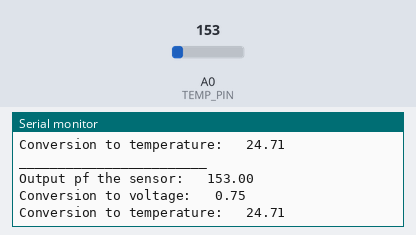
This sketch was run on a simulated Arduino Uno, built with avr-gcc and run on an emulated ATmega328P. On the bench: the last lines printed to the serial monitor. The inputs (shaded band) are chosen by the test bench; at power-on: A0 (TEMP_PIN) = 153.

Above: at 1.8 s.
1.9 s: A0 (TEMP_PIN) set to 165
At 3.0 s:
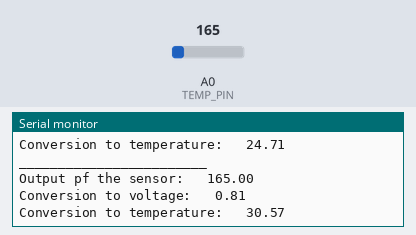
3.4 s: A0 (TEMP_PIN) set to 175
At 5.1 s:
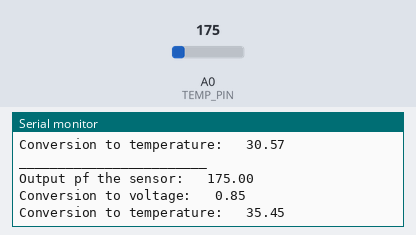
Timing chart, 0 to 6.6 s (numbered marks = the images above; inputs shaded):
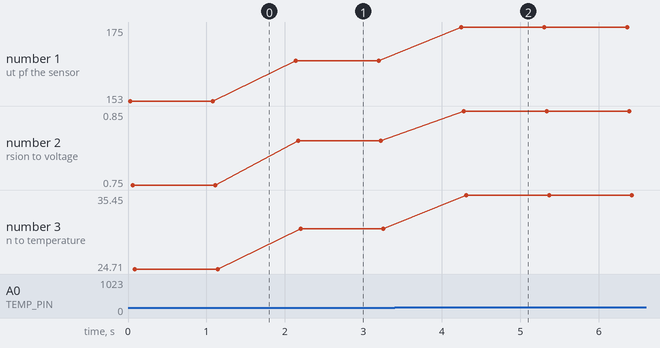

The sketch:

TMP36_sensor_I.ino
```cpp
/// Sketch for elementary use of
/// a TMP36 temperature sensor

/// Analog reference voltage
const float AREF_V = 5.0;

/// the TMP36 analog pin
const int TEMP_PIN = A0;

/// the serial output rate
const unsigned int BAUD_RATE = 9600;


/// utility function to help in printing messages
void  do_print(const char*  text, float  value){

  Serial.print(text);
  Serial.print("\t");
  Serial.print(value);
  Serial.print("\n");
}

/// convert the given value to voltage
float to_voltage(int value){
  return AREF_V*value/1024;
}


/// convert the given voltage to temperature
/// measured in Celsius
float voltage_to_temp_C(float v){
  return (v*1000.0 -500)/10.0;
}

void setup() {
  Serial.begin(BAUD_RATE);
}

void loop() {

  // analog read
  const int output = analogRead(TEMP_PIN);
  float output_to_vol = to_voltage(output);
  float vol_to_temp = voltage_to_temp_C(output_to_vol);

  Serial.print("________________________\n");
  do_print("Output pf the sensor: ",output);
  do_print("Conversion to voltage: ",output_to_vol);
  do_print("Conversion to temperature: ",vol_to_temp);
  delay(1000);

}
```

Measured:
- after the input at 1.9 s, the serial monitor: prints a new line after 0.24 s (image 1)
- after the input at 3.4 s, the serial monitor: prints a new line after 0.85 s (image 2)
- plotted number 1: 153 → 165 after the input at 1.9 s, 165 → 175 after the input at 3.4 s
- plotted number 2: 0.75 → 0.81 after the input at 1.9 s, 0.81 → 0.85 after the input at 3.4 s
- plotted number 3: 24.71 → 30.57 after the input at 1.9 s, 30.57 → 35.45 after the input at 3.4 s
